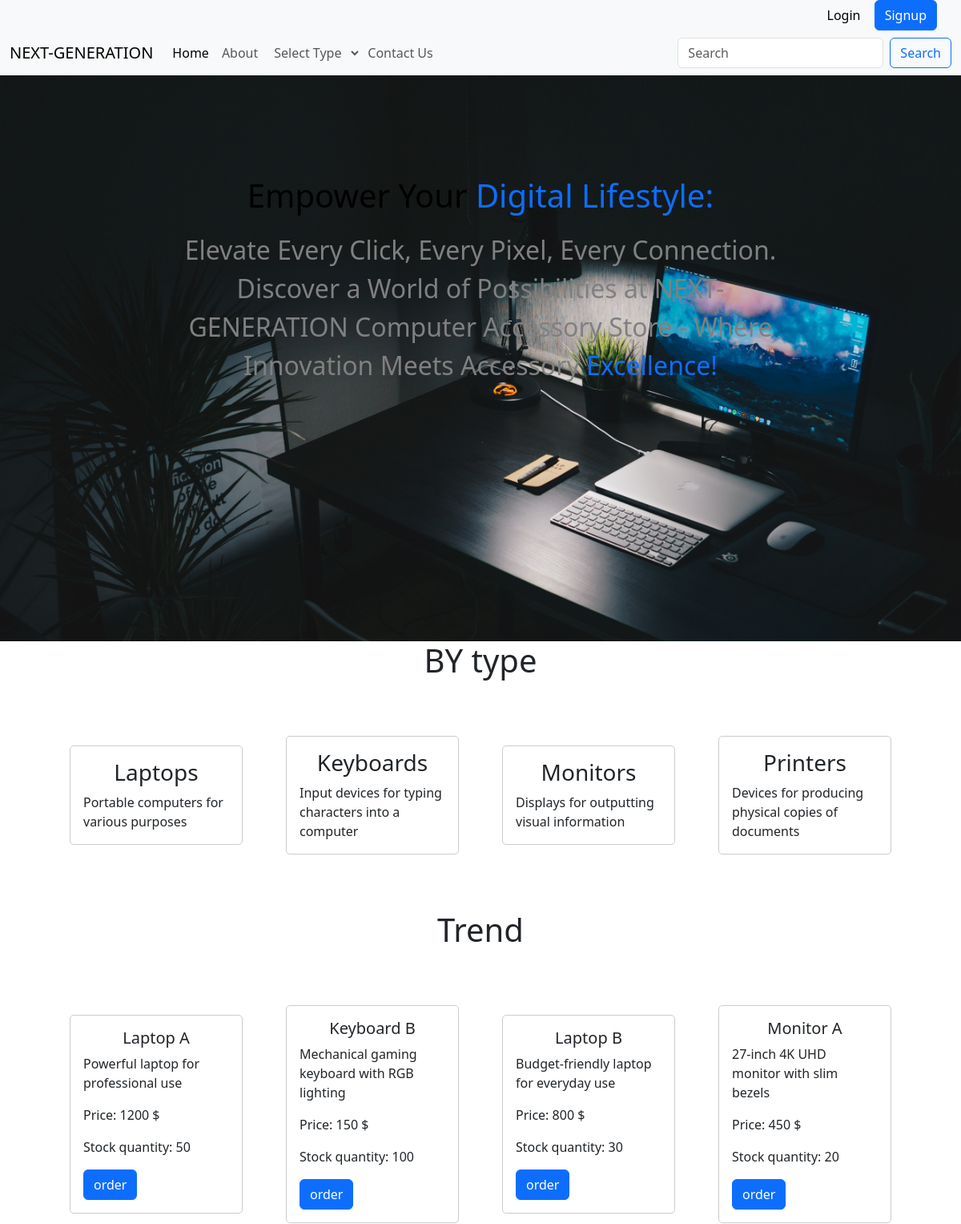
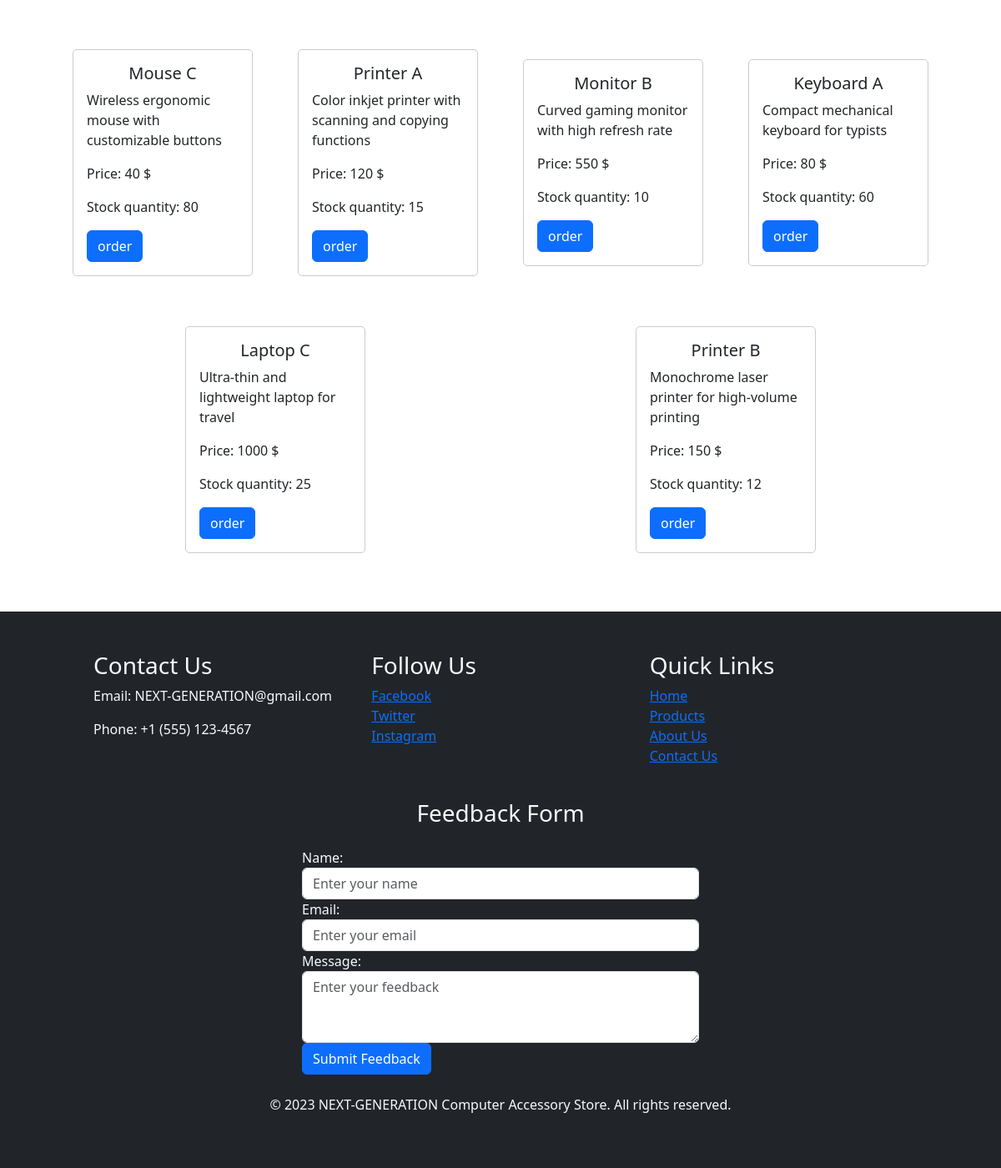
The page /home on the database its author committed (2 pictures, top to bottom).
### tables this page shows
CREATE TABLE Types (
    type_id INTEGER PRIMARY KEY AUTOINCREMENT,
    type_name TEXT NOT NULL,
    description TEXT
, img TEXT DEFAULT 'default.jpp');

CREATE TABLE Products (
    product_id INTEGER PRIMARY KEY AUTOINCREMENT,
    type_id INTEGER,
    product_name TEXT NOT NULL,
    description TEXT,
    price DECIMAL NOT NULL,
    stock_quantity INTEGER NOT NULL, created_at TIMESTAMP DEFAULT CURRENT_TIMESTAMP, img TEXT defualt 'default.jpp',
    FOREIGN KEY (type_id) REFERENCES Types(type_id)
);

### app.py (the view)
@app.route("/")
@app.route("/home")
def home():
    products = db.execute("SELECT * FROM Products ORDER BY created_at DESC LIMIT 16")
    return render_template("index.html", types =Types, products= products)

### templates/index.html (shortened to what this page needs)
{% extends "layout.html" %}
{% block main %}
<section id="introduction">
    <div class="container-fluid">
    <div class="row">
        <div class="intro"><h1>Empower Your<span class="text-primary"> Digital Lifestyle:</span></h1>
          <p class="headers">Elevate Every Click, Every Pixel, Every Connection. Discover a World of Possibilities at NEXT-GENERATION Computer Accessory Store - Where Innovation Meets Accessory<span class="text-primary"> Excellence!</span></p>
      </div>
  </div>
    </div>
</section>
<section id="Bytype" >
  <h1 style="text-align: center;">BY type</h1>
  <div class="container-flexs">
    {% for type in types %}
  <div class="card item-flexs">
    <div class="card-body">
      <h3 class="card-title">{{ type["type_name"] }}</h3>
      <p class="card-text">{{ type["description"] }}</p>
    </div>
  </div>
  {% endfor %}
</div>
</section>
<section id="trend" >
  <h1 style="text-align: center;">Trend</h1>
  <div class="container-flexs">
    {% for product in products %}
  <div class="card item-flexs" >
    <div class="card-body parent-element">
      <h5 class="card-title">{{ product["product_name"]}}</h5>
      <p class="card-text">{{product["description"]}}</p>
      <p class="card-text">Price: {{product["price"]}} $</p>
      <p class="card-text">Stock quantity: {{ product["stock_quantity"]}}</p>
      <button class="btn btn-primary float-right" id="orderButton" >order</button>
    </div>
  </div>
  {% endfor %}
  </div>
</section>
{% endblock %}

### templates/layout.html (shortened to what this page needs)
<!DOCTYPE html>
<html lang="en">
<head>
    <link href="https://cdn.jsdelivr.net/npm/bootstrap@5.3.2/dist/css/bootstrap.min.css" rel="stylesheet">
    <link rel="stylesheet" href="{{ url_for('static', filename='style.css') }}">
</head>
<body>
  <div class="postiones">
  <div class="bg-body-tertiary" style="text-align: right; width: 100%; padding-right: 30px;">
    {% if not session["user_id"] %}
    <a href="{{ url_for('login') }}"  class="btn btn-light">Login</a>
    <a href="{{ url_for('signup') }}"  class="btn btn-primary">Signup</a>
    {% else %}
    <a href="{{ url_for('logout') }}"  class="btn btn-light">Logout</a>
    <a href="{{ url_for('personal') }}"  class="btn btn-primary"><i class="fa-solid fa-user"></i></a>
    {% endif%}
  </div>
    <nav class="navbar navbar-expand-lg bg-body-tertiary ">
        <div class="container-fluid">
          <a class="navbar-brand" href="#">NEXT-GENERATION </a>
          <div class="collapse navbar-collapse" id="navbarSupportedContent">
            <ul class="navbar-nav me-auto mb-2 mb-lg-0">
              <li class="nav-item">
                <a class="nav-link active" aria-current="page" href="{{ url_for('home') }}">Home</a>
              </li>
              <li class="nav-item">
                <a class="nav-link" href="{{ url_for('about') }}">About</a>
              </li>
              <li class="nav-item dropdown">
                <form action="/porduct" method="POST">
                <select class="nav-link dropdown-toggle" href="#" role="button" data-bs-toggle="dropdown" aria-expanded="false">
                  <option class="dropdown-item" value="" disabled selected>Select Type</option>
                </select>
              </form>
              </li>
              <li class="nav-item">
                <a class="nav-link" href="{{ url_for('contact') }}">Contact Us</a>
              </li>
            </ul>
            <form class="d-flex" role="search" action="/serach" method="get">
              <input class="form-control me-2" type="search" placeholder="Search" aria-label="Search">
              <button class="btn btn-outline-primary" type="submit">Search</button>
            </form>
          </div>
        </div>
      </nav>
  </div>
  <main>
    {% block main %}
    {% endblock %}
  </main>
  <footer class="bg-dark text-light py-5">
    <div class="container">
        <div class="row">
            <div class="col-md-4">
                <h3>Contact Us</h3>
                <p>Email: NEXT-GENERATION@gmail.com</p>
                <p>Phone: +1 (555) 123-4567</p>
            </div>
            <div class="col-md-4">
                <h3>Follow Us</h3>
                <ul class="list-unstyled">
                    <li><a href="#" target="_blank">Facebook</a></li>
                    <li><a href="#" target="_blank">Twitter</a></li>
                    <li><a href="#" target="_blank">Instagram</a></li>
                </ul>
            </div>
            <div class="col-md-4">
                <h3>Quick Links</h3>
                <ul class="list-unstyled">
                    <li><a href="{{ url_for('home') }}">Home</a></li>
                    <li><a href="#">Products</a></li>
                    <li><a href="{{ url_for('about')}}">About Us</a></li>
                    <li><a href="{{ url_for('contact')}}">Contact Us</a></li>
                </ul>
            </div>
        </div>
    </div>
    <div class="container mt-4">
        <div class="row">
            <div class="col-md-6 offset-md-3">
                <h3 class="text-center mb-4">Feedback Form</h3>
                <form action="/feedback" method="post">
                    <div class="form-group">
                        <label for="feedbackName">Name:</label>
                        <input name="name" type="text" class="form-control" id="feedbackName" placeholder="Enter your name">
                    </div>
                    <div class="form-group">
                        <label for="feedbackEmail">Email:</label>
                        <input name="email" type="email" class="form-control" id="feedbackEmail" placeholder="Enter your email">
                    </div>
                    <div class="form-group">
                        <label for="feedbackMessage">Message:</label>
                        <textarea name="message" class="form-control" id="feedbackMessage" rows="3" placeholder="Enter your feedback"></textarea>
                    </div>
                    <button type="submit" class="btn btn-primary">Submit Feedback</button>
                </form>
            </div>
        </div>
    </div>
    <div class="text-center mt-4">
        <p>&copy; 2023 NEXT-GENERATION Computer Accessory Store. All rights reserved.</p>
    </div>
</footer>
</body>
</html>

### static/style.css (style rules this page uses)
.container-flexs { display: flex; flex-direction: row; flex-wrap: wrap; justify-content: space-around; align-items: center; padding: 20px ; margin: 20px 40px; }
.item-flexs { margin: 30px 10px; border: 1px solid #ccc; border-radius: 5px; width: 20%; }
.card-title { text-align: center; }
#introduction { background-image: url('img/background-img.jpg'); background-repeat: no-repeat; background-size: cover; background-position: center top; }
.intro { padding: 200px; align-items: center; height: 100vh; text-align: center; color: gray; }
.intro > h1 { color: black; margin: 20px; }
.headers { font-size: 2rem; }
footer { padding: 100px; }
.postiones { position: fixed; z-index: 1; width: 100%; }
#trend,footer { z-index: 2; }

### rows shown on the page
Types: type_name "Laptops", description "Portable computers for various purposes"
Types: type_name "Keyboards", description "Input devices for typing characters into a computer"
Types: type_name "Monitors", description "Displays for outputting visual information"
Types: type_name "Printers", description "Devices for producing physical copies of documents"
Products: product_name "Laptop A", description "Powerful laptop for professional use", price "1200", stock_quantity "50"
Products: product_name "Keyboard B", description "Mechanical gaming keyboard with RGB lighting", price "150", stock_quantity "100"
Products: product_name "Laptop B", description "Budget-friendly laptop for everyday use", price "800", stock_quantity "30"
Products: product_name "Monitor A", description "27-inch 4K UHD monitor with slim bezels", price "450", stock_quantity "20"
Products: product_name "Mouse C", description "Wireless ergonomic mouse with customizable buttons", price "40", stock_quantity "80"
Products: product_name "Printer A", description "Color inkjet printer with scanning and copying functions", price "120", stock_quantity "15"
Products: product_name "Monitor B", description "Curved gaming monitor with high refresh rate", price "550", stock_quantity "10"
Products: product_name "Keyboard A", description "Compact mechanical keyboard for typists", price "80", stock_quantity "60"
Products: product_name "Laptop C", description "Ultra-thin and lightweight laptop for travel", price "1000", stock_quantity "25"
Products: product_name "Printer B", description "Monochrome laser printer for high-volume printing", price "150", stock_quantity "12"
